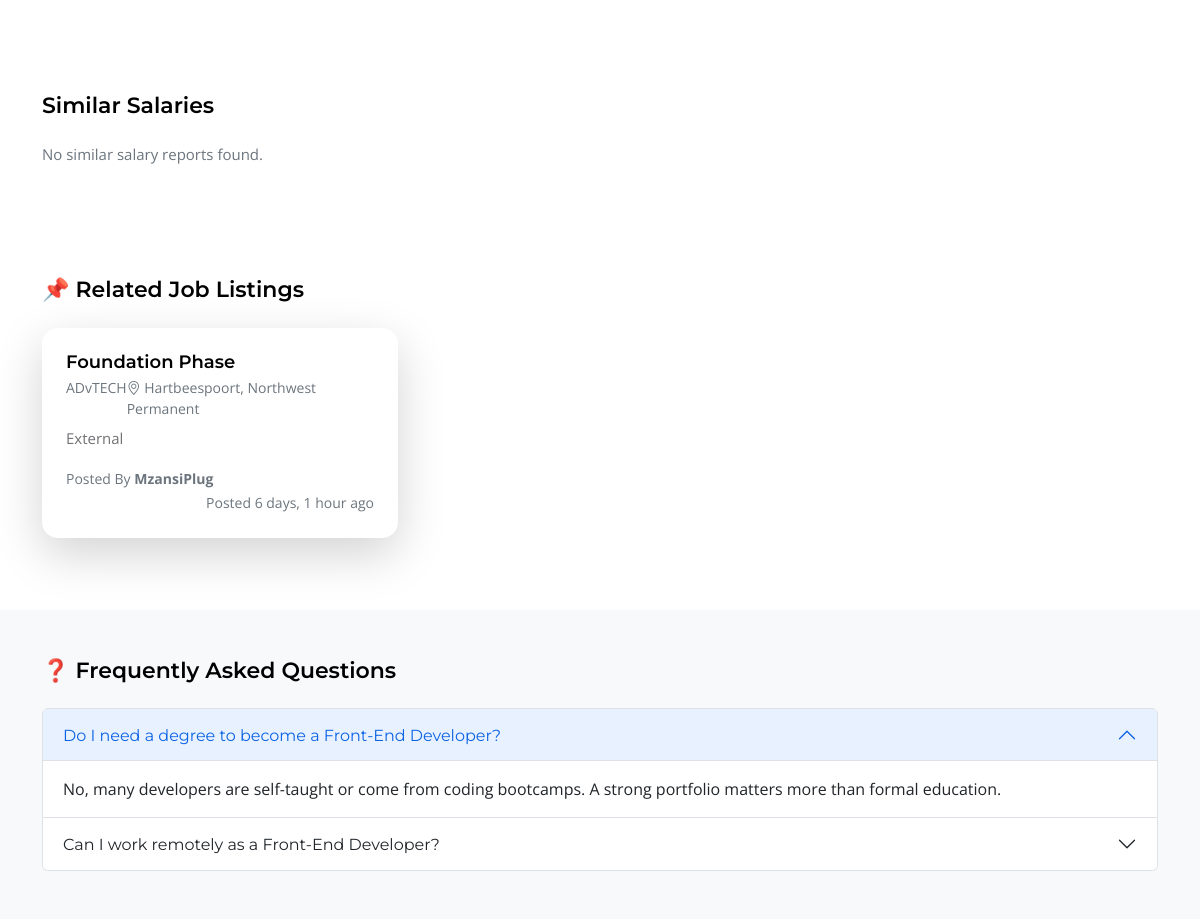
Before: /salaries/1/high-school-teacher/ (middle part) with the older database file.
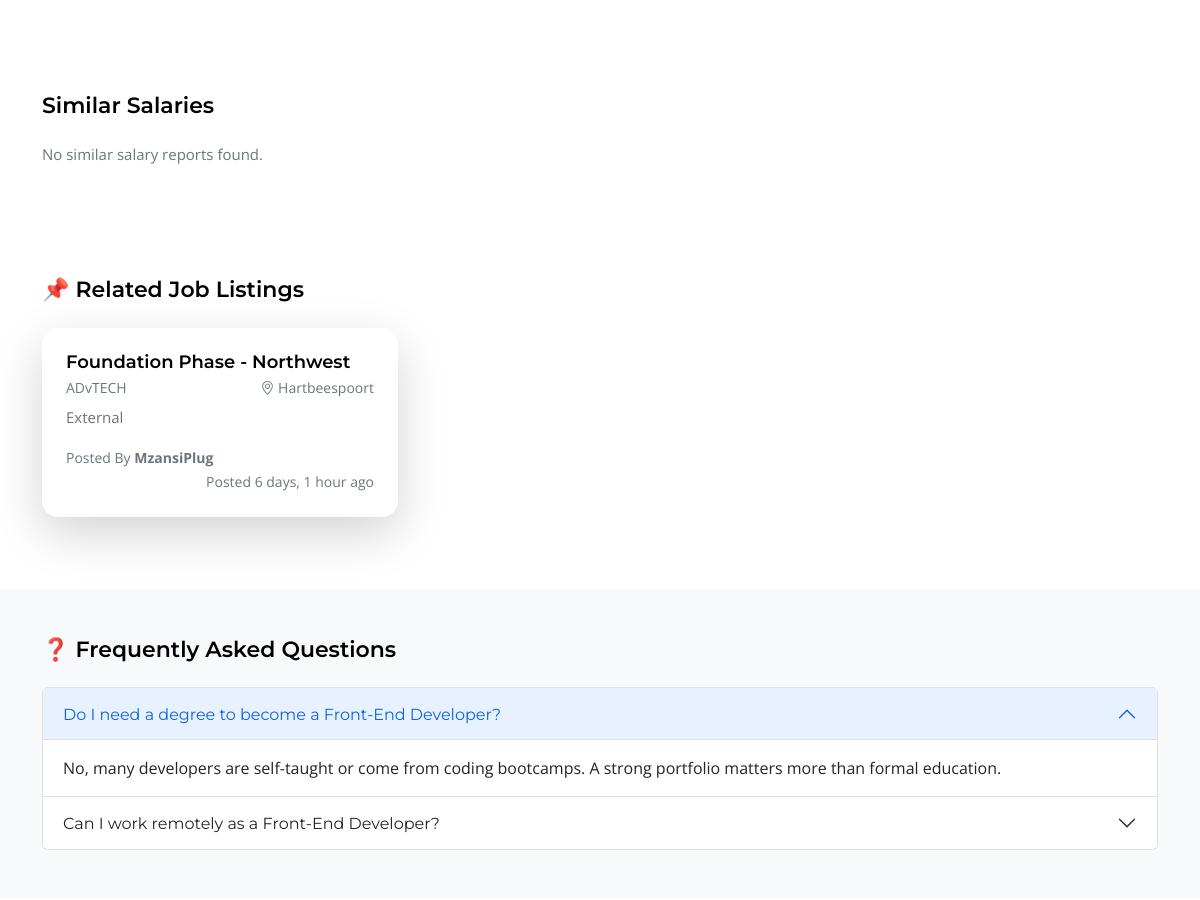
After: the same page with the newer database file.
### base/models.py (models this page shows, shortened)
class Job(models.Model):
    JOB_TYPE = (
        ('internal', 'Internal'),
        ('external', 'External'),
    )
    JOB_TYPE_CHOICES = [
        ('full_time', 'Full Time'),
        ('part_time', 'Part Time'),
        ('contract', 'Contract'),
        ('internship', 'Internship'),
        ('remote', 'Remote'),
        ('hybrid', 'Hybrid'),
    ]
    EXPERIENCE_LEVEL_CHOICES = [
        ('entry', 'Entry'),
        ('mid', 'Mid'),
        ('senior', 'Senior'),
        ('executive', 'Executive'),
        ('manager', 'Manager'),
    ]
    title = models.CharField(max_length=200)
    slug = models.SlugField(max_length=250, unique=True, blank=True)
    company = models.ForeignKey(CompanyProfile, on_delete=models.CASCADE, related_name="jobs")
    location = models.CharField(max_length=200)
    description = RichTextField()
    categories = models.ManyToManyField("Category", related_name="jobs")
    created_at = models.DateTimeField(auto_now_add=True)
    internal_or_external = models.CharField(max_length=10, choices=JOB_TYPE, default='internal')
    external_url = models.URLField(blank=True, null=True)
    external_company_name = models.CharField(blank=True, max_length=255)
    job_type = models.CharField(max_length=20, choices=JOB_TYPE_CHOICES, blank=True, null=True)
    experience_level = models.CharField(max_length=20, choices=EXPERIENCE_LEVEL_CHOICES, blank=True, null=True)
    salary = models.DecimalField(max_digits=10, decimal_places=2, blank=True, null=True)
    views = models.PositiveIntegerField(default=0)
    class Meta:
        ordering = ['-created_at']
        indexes = [models.Index(fields=['slug'])]

class CompanyProfile(models.Model):
    user = models.OneToOneField(settings.AUTH_USER_MODEL, on_delete=models.CASCADE)
    company_name = models.CharField(max_length=255)
    website = models.URLField(blank=True)
    logo = models.ImageField(upload_to='company_logos/', blank=True)
    description = models.TextField(blank=True)

### base/views.py (the view)
# urls.py: path('salaries/<int:pk>/<slug:slug>/', views.salary_detail, name='salary-detail'),
def salary_detail(request, pk , slug):
    salary = get_object_or_404(SalaryReport, pk=pk , slug=slug)
    average = salary.average_salary
    low = salary.low_salary
    high = salary.high_salary
    def calc_width(value):
        return round((value / high) * 100) if high else 0
    similar_salaries = SalaryReport.objects.filter(
        categories__in=salary.categories.all()
    ).exclude(pk=salary.pk).distinct()[:6]
    related_jobs = Job.objects.filter(
        categories__in=salary.categories.all()
    ).distinct().order_by('-created_at')[:6]
    return render(request, 'salaries/salary-detail.html', {
        'title': f"{salary.title} Salary in South Africa",
        'salary': salary,
        'salary_data': {
            'yearly': average,
            'monthly': round(average / 12, 2),
            'daily': round(average / 260, 2),
            'hourly': round(average / (260 * 8), 2),
        },
        'salary_range': {
            'low': low,
            'average': average,
            'high': high,
            'low_percent': calc_width(low),
            'average_percent': calc_width(average),
            'high_percent': 100,
        },
        'similar_salaries': similar_salaries,
        'related_jobs': related_jobs
    })

### templates/salaries/salary-detail.html (shortened to what the changed rows need)
<!DOCTYPE html>
{% load humanize %}
<html lang="en">
  {% include 'partials/_head.html' %}
  <body class="topics-listing-page" id="top">
    <main>
      {% if related_jobs %}
      <section class="py-5">
        <div class="container">
          <div class="row">
            {% for job in related_jobs %}
            <div class="col-lg-4 col-md-6 mb-4">
              <a
                href="{% url 'job-detail' job.id job.slug %}"
                class="text-decoration-none text-dark d-block h-100"
              >
                <div
                  class="custom-block bg-white shadow-lg h-100 p-4 rounded-4 hover-shadow"
                >
                  <h5 class="mb-1">{{ job.title }}</h5>
                  <div class="d-flex justify-content-between mb-2">
                    <small class="text-muted"
                      >{{ job.external_company_name }}</small
                    >
                    <small class="text-muted">
                      <i class="bi bi-geo-alt"></i> {{ job.location }}
                    </small>
                  </div>
                  <p
                    class="text-truncate mb-3"
                    style="text-transform: capitalize"
                  >
                    {{ job.internal_or_external }}
                  </p>
                  <small class="text-muted"
                    >Posted By <b>{{ job.company.company_name }}</b></small
                  >
                  <div class="text-end">
                    <small class="text-muted"
                      >Posted {{ job.created_at|timesince }} ago</small
                    >
                  </div>
                </div>
              </a>
            </div>
            {% endfor %}
          </div>
        </div>
      </section>
      {% endif %}
      <section class="py-5 bg-light">
        <div class="container">
          <div class="accordion" id="faqAccordion">
            <div class="accordion-item">
              <h2 class="accordion-header" id="headingOne">
                <button
                  class="accordion-button"
                  type="button"
                  data-bs-toggle="collapse"
                  data-bs-target="#collapseOne"
                >
                  Do I need a degree to become a Front-End Developer?
                </button>
              </h2>
            </div>
            <div class="accordion-item">
              <h2 class="accordion-header" id="headingTwo">
                <button
                  class="accordion-button collapsed"
                  type="button"
                  data-bs-toggle="collapse"
                  data-bs-target="#collapseTwo"
                >
                  Can I work remotely as a Front-End Developer?
                </button>
              </h2>
            </div>
          </div>
        </div>
      </section>
    </main>
  </body>
</html>

Changed rows visible on the page:
changed Job "External": title "Foundation Phase" → "Foundation Phase - Northwest"; location "Hartbeespoort, Northwest Permanent" → "Hartbeespoort"
